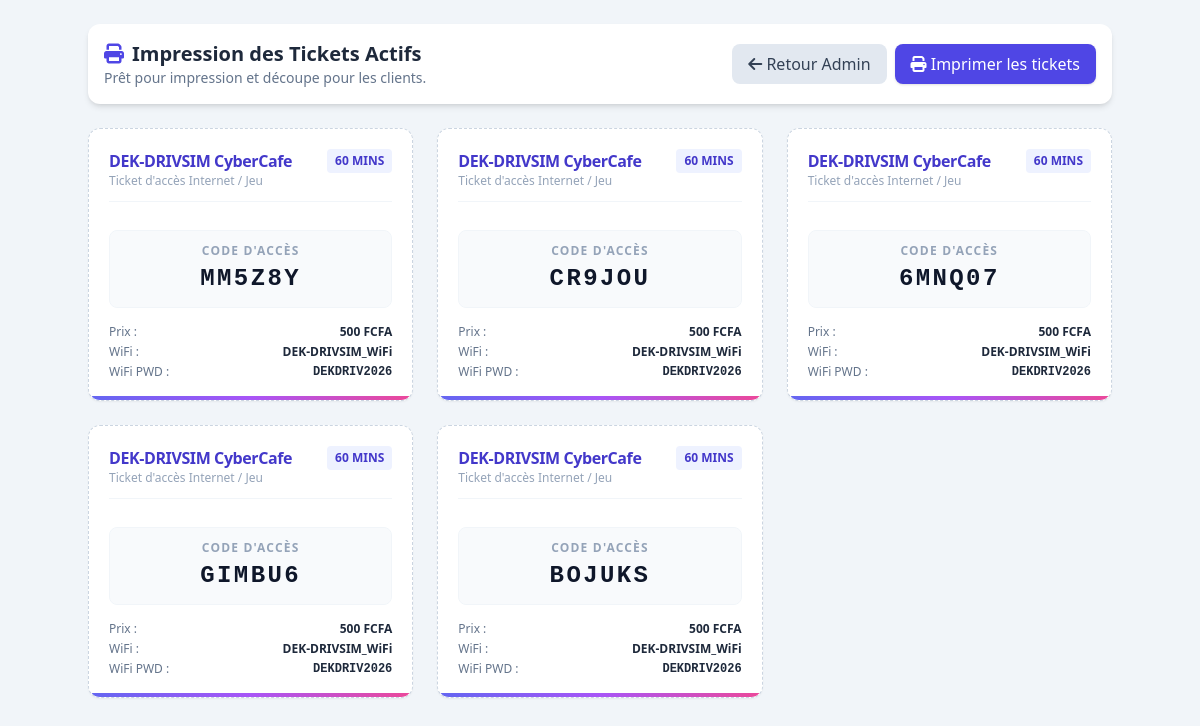
Page /admin/tickets/print on the committed database.
### tables this page shows
CREATE TABLE settings (
        key TEXT PRIMARY KEY,
        value TEXT NOT NULL
    );

CREATE TABLE tickets (
        id INTEGER PRIMARY KEY AUTOINCREMENT,
        code TEXT UNIQUE NOT NULL,
        duration_mins INTEGER NOT NULL,
        price INTEGER NOT NULL, -- FCFA
        status TEXT NOT NULL DEFAULT 'active', -- 'active', 'sold', 'used', 'expired'
        created_at TEXT NOT NULL,
        used_at TEXT
    );

### cybercafe_manager/app.py (the view)
@app.route('/admin/tickets/print')
def admin_tickets_print():
    return render_template('tickets_print.html', tickets=get_tickets('active'), settings=get_settings())

### cybercafe_manager/app.py (called while the page is built)
def get_db():
    conn = sqlite3.connect(DB_PATH, timeout=30.0)
    conn.execute("PRAGMA busy_timeout = 30000;")
    conn.row_factory = sqlite3.Row
    return conn

def get_tickets(status=None):
    conn = get_db()
    cursor = conn.cursor()
    if status:
        cursor.execute("SELECT * FROM tickets WHERE status = ? ORDER BY id DESC", (status,))
    else:
        cursor.execute("SELECT * FROM tickets ORDER BY id DESC")
    tickets = [dict(row) for row in cursor.fetchall()]
    conn.close()
    return tickets

def get_settings():
    conn = get_db()
    cursor = conn.cursor()
    cursor.execute("SELECT * FROM settings")
    settings = {row['key']: row['value'] for row in cursor.fetchall()}
    conn.close()
    return settings

### cybercafe_manager/templates/tickets_print.html (shortened to what this page needs)
<!DOCTYPE html>
<html lang="fr">
<head>
    <script src="https://cdn.tailwindcss.com"></script>
    <link rel="stylesheet" href="https://cdnjs.cloudflare.com/ajax/libs/font-awesome/6.4.0/css/all.min.css">
</head>
<body class="bg-slate-100 text-slate-800 p-6">
    <div class="no-print max-w-5xl mx-auto mb-6 bg-white p-4 rounded-xl shadow-md flex justify-between items-center">
        <div>
            <h1 class="text-xl font-bold flex items-center gap-2">
                <i class="fa-solid fa-print text-indigo-600"></i> Impression des Tickets Actifs
            </h1>
            <p class="text-sm text-slate-500">Prêt pour impression et découpe pour les clients.</p>
        </div>
        <div class="flex gap-2">
            <a href="/admin" class="px-4 py-2 bg-slate-200 hover:bg-slate-300 rounded-lg text-slate-700 font-medium transition-colors">
                <i class="fa-solid fa-arrow-left"></i> Retour Admin
            </a>
            <button onclick="window.print()" class="px-4 py-2 bg-indigo-600 hover:bg-indigo-500 text-white font-medium rounded-lg shadow transition-colors">
                <i class="fa-solid fa-print"></i> Imprimer les tickets
            </button>
        </div>
    </div>
    <div class="max-w-5xl mx-auto">
        <div class="grid grid-cols-1 sm:grid-cols-2 md:grid-cols-3 gap-6">
            {% for ticket in tickets %}
            <div class="ticket-card bg-white border border-dashed border-slate-300 rounded-xl p-5 shadow-sm relative overflow-hidden flex flex-col justify-between">
                <div class="flex justify-between items-start border-b border-slate-100 pb-3 mb-3">
                    <div>
                        <h3 class="font-extrabold text-indigo-700 tracking-tight text-md">{{ settings.cyber_name }}</h3>
                        <p class="text-xs text-slate-400">Ticket d'accès Internet / Jeu</p>
                    </div>
                    <div class="px-2 py-1 bg-indigo-50 text-indigo-700 font-bold rounded text-xs">
                        {{ ticket.duration_mins }} MINS
                    </div>
                </div>
                <div class="text-center my-4 bg-slate-50 rounded-lg py-3 border border-slate-100">
                    <span class="text-xs text-slate-400 block uppercase tracking-widest font-semibold mb-1">CODE D'ACCÈS</span>
                    <span class="text-2xl font-mono font-extrabold tracking-widest text-slate-900">{{ ticket.code }}</span>
                </div>
                <div class="text-xs text-slate-500 space-y-1">
                    <div class="flex justify-between">
                        <span>Prix :</span>
                        <span class="font-semibold text-slate-800">{{ ticket.price }} {{ settings.currency }}</span>
                    </div>
                    <div class="flex justify-between">
                        <span>WiFi :</span>
                        <span class="font-semibold text-slate-800">{{ settings.wifi_ssid }}</span>
                    </div>
                    <div class="flex justify-between">
                        <span>WiFi PWD :</span>
                        <span class="font-semibold text-slate-800 font-mono">{{ settings.wifi_password }}</span>
                    </div>
                </div>
                <div class="absolute bottom-0 left-0 right-0 h-1 bg-gradient-to-r from-indigo-500 via-purple-500 to-pink-500"></div>
            </div>
            {% endfor %}
        </div>
    </div>
</body>
</html>

### rows in the picture
tickets: duration_mins "60", code "MM5Z8Y", price "500"
settings: cyber_name "DEK-DRIVSIM CyberCafe"
settings: currency "FCFA"
settings: wifi_ssid "DEK-DRIVSIM_WiFi"
settings: wifi_password "DEKDRIV2026"
tickets: duration_mins "60", code "CR9JOU", price "500"
tickets: duration_mins "60", code "6MNQ07", price "500"
tickets: duration_mins "60", code "GIMBU6", price "500"
tickets: duration_mins "60", code "BOJUKS", price "500"
